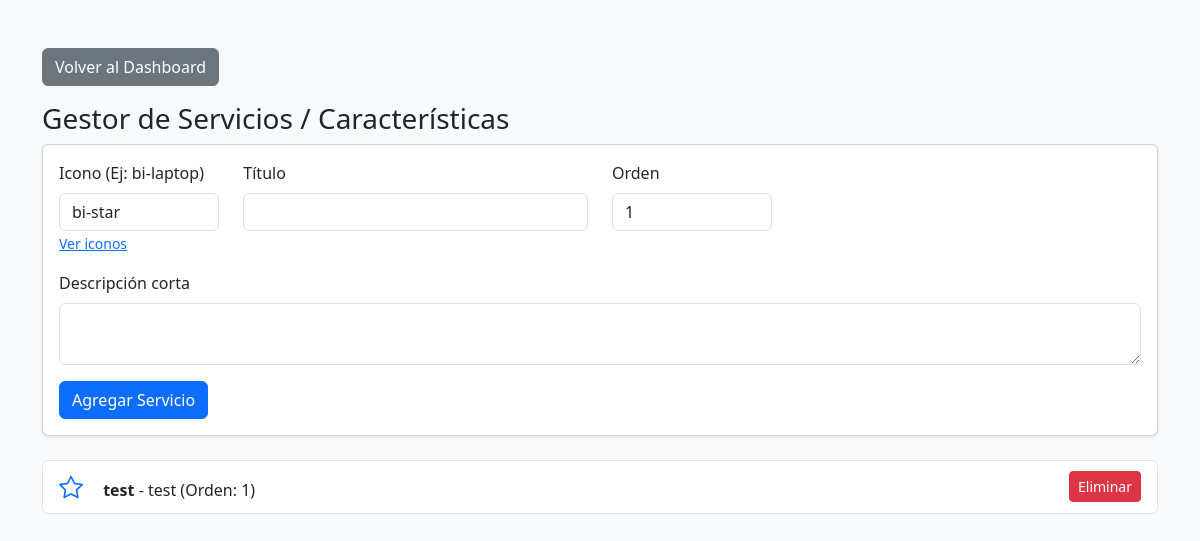
Before: /admin/contenido/servicios (signed in) with the older database file.
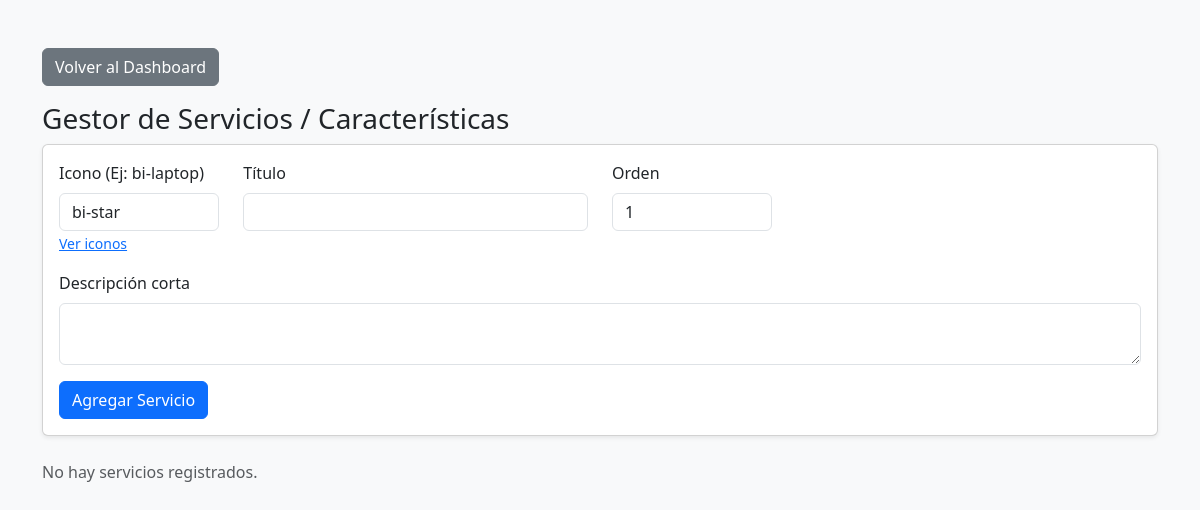
After: the same page with the newer database file.
### tables this page shows
CREATE TABLE contenido_services (
            id INTEGER PRIMARY KEY AUTOINCREMENT,
            icono TEXT NOT NULL DEFAULT 'bi-star',
            titulo TEXT NOT NULL,
            descripcion TEXT NOT NULL,
            orden INTEGER NOT NULL DEFAULT 1
        );

### routes/content.py (the view, shortened to what this page needs)
@content_bp.route('/servicios', methods=['GET', 'POST'])
@login_required
def editar_servicios():
    conn = get_db_connection()
    servicios = conn.execute('SELECT * FROM contenido_services ORDER BY orden ASC').fetchall()
    conn.close()
    return render_template('admin/editar_servicios.html', servicios=servicios)

### extensions.py (called while the page is built)
def get_db_connection():
    conn = sqlite3.connect(DB_PATH)
    conn.row_factory = sqlite3.Row
    return conn

@login_manager.user_loader
def load_user(user_id):
    conn = get_db_connection()
    user_row = conn.execute('SELECT * FROM admin WHERE id = ?', (user_id,)).fetchone()
    conn.close()
    if user_row:
        return User(user_row['id'], user_row['username'])
    return None

### templates/admin/editar_servicios.html (shortened to what this page needs)
<!DOCTYPE html>
<html lang="es">
<head>
    <link href="https://cdn.jsdelivr.net/npm/bootstrap@5.3.2/dist/css/bootstrap.min.css" rel="stylesheet">
    <link rel="stylesheet" href="https://cdn.jsdelivr.net/npm/bootstrap-icons@1.11.1/font/bootstrap-icons.css">
</head>
<body class="bg-light">
    <div class="container mt-5">
        <a href="{{ url_for('dashboard.dashboard') }}" class="btn btn-secondary mb-3">Volver al Dashboard</a>
        <h3>Gestor de Servicios / Características</h3>
        <div class="card shadow-sm mb-4">
            <div class="card-body">
                <form method="POST">
                    <div class="row">
                        <div class="col-md-2 mb-3">
                            <label class="form-label">Icono (Ej: bi-laptop)</label>
                            <input class="form-control" type="text" name="icono" value="bi-star" required>
                            <small><a href="https://icons.getbootstrap.com/" target="_blank">Ver iconos</a></small>
                        </div>
                        <div class="col-md-4 mb-3">
                            <label class="form-label">Título</label>
                            <input class="form-control" type="text" name="titulo" required>
                        </div>
                        <div class="col-md-2 mb-3">
                            <label class="form-label">Orden</label>
                            <input class="form-control" type="number" name="orden" value="1">
                        </div>
                        <div class="col-md-12 mb-3">
                            <label class="form-label">Descripción corta</label>
                            <textarea class="form-control" name="descripcion" rows="2" required></textarea>
                        </div>
                    </div>
                    <button type="submit" class="btn btn-primary">Agregar Servicio</button>
                </form>
            </div>
        </div>
        <div class="list-group">
            {% for s in servicios %}
            <div class="list-group-item d-flex justify-content-between align-items-center">
                <div>
                    <i class="bi {{ s.icono }} fs-4 me-3 text-primary"></i>
                    <strong>{{ s.titulo }}</strong> - {{ s.descripcion }} (Orden: {{ s.orden }})
                </div>
                <a href="{{ url_for('content.eliminar_servicio', id=s.id) }}" class="btn btn-danger btn-sm" onclick="return confirm('¿Eliminar servicio?')">Eliminar</a>
            </div>
            {% else %}
            <p class="text-muted">No hay servicios registrados.</p>
            {% endfor %}
        </div>
    </div>
</body>
</html>

Changed rows visible on the page:
removed contenido_services: titulo "test", descripcion "test", orden "1"
Other visible differences:
text now shown: "No hay servicios registrados."
